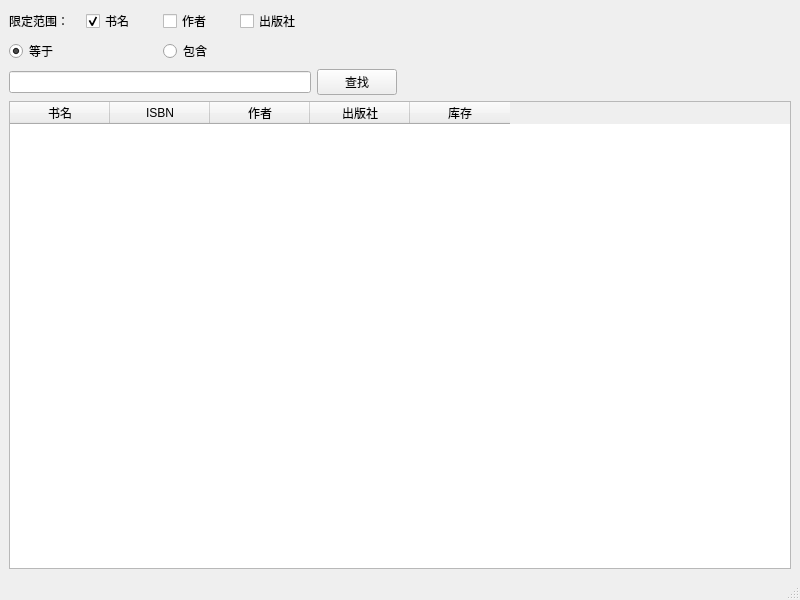
<?xml version="1.0" encoding="UTF-8"?>
<ui version="4.0">
 <class>FindWindowClass</class>
 <widget class="QMainWindow" name="FindWindowClass">
  <property name="geometry">
   <rect>
    <x>0</x>
    <y>0</y>
    <width>800</width>
    <height>600</height>
   </rect>
  </property>
  <property name="windowTitle">
   <string>查找</string>
  </property>
  <widget class="QWidget" name="centralwidget">
   <layout class="QGridLayout" name="gridLayout_2">
    <item row="0" column="0">
     <layout class="QGridLayout" name="gridLayout">
      <item row="1" column="0">
       <layout class="QHBoxLayout" name="horizontalLayout_2">
        <item>
         <widget class="QRadioButton" name="RadioEqual">
          <property name="text">
           <string>等于</string>
          </property>
          <property name="checked">
           <bool>true</bool>
          </property>
         </widget>
        </item>
        <item>
         <widget class="QRadioButton" name="RadioInclude">
          <property name="text">
           <string>包含</string>
          </property>
         </widget>
        </item>
       </layout>
      </item>
      <item row="0" column="0">
       <layout class="QHBoxLayout" name="CheckBoxs">
        <item>
         <widget class="QLabel" name="label">
          <property name="text">
           <string>限定范围：</string>
          </property>
         </widget>
        </item>
        <item>
         <widget class="QCheckBox" name="CheckBoxName">
          <property name="text">
           <string>书名</string>
          </property>
          <property name="checked">
           <bool>true</bool>
          </property>
         </widget>
        </item>
        <item>
         <widget class="QCheckBox" name="CheckBoxAuthor">
          <property name="text">
           <string>作者</string>
          </property>
         </widget>
        </item>
        <item>
         <widget class="QCheckBox" name="CheckBoxPublisher">
          <property name="text">
           <string>出版社</string>
          </property>
         </widget>
        </item>
       </layout>
      </item>
      <item row="2" column="0">
       <widget class="QLineEdit" name="LineEditContent">
        <property name="maxLength">
         <number>10</number>
        </property>
       </widget>
      </item>
      <item row="2" column="1">
       <widget class="QPushButton" name="ButtonFind">
        <property name="text">
         <string>查找</string>
        </property>
       </widget>
      </item>
     </layout>
    </item>
    <item row="0" column="1">
     <spacer name="horizontalSpacer">
      <property name="orientation">
       <enum>Qt::Horizontal</enum>
      </property>
      <property name="sizeHint" stdset="0">
       <size>
        <width>382</width>
        <height>20</height>
       </size>
      </property>
     </spacer>
    </item>
    <item row="1" column="0" colspan="2">
     <widget class="QTableWidget" name="Table">
      <property name="editTriggers">
       <set>QAbstractItemView::NoEditTriggers</set>
      </property>
      <column>
       <property name="text">
        <string>书名</string>
       </property>
      </column>
      <column>
       <property name="text">
        <string>ISBN</string>
       </property>
      </column>
      <column>
       <property name="text">
        <string>作者</string>
       </property>
      </column>
      <column>
       <property name="text">
        <string>出版社</string>
       </property>
      </column>
      <column>
       <property name="text">
        <string>库存</string>
       </property>
      </column>
     </widget>
    </item>
   </layout>
  </widget>
  <widget class="QMenuBar" name="menubar">
   <property name="geometry">
    <rect>
     <x>0</x>
     <y>0</y>
     <width>800</width>
     <height>26</height>
    </rect>
   </property>
  </widget>
  <widget class="QStatusBar" name="statusbar"/>
 </widget>
 <resources/>
 <connections/>
</ui>
